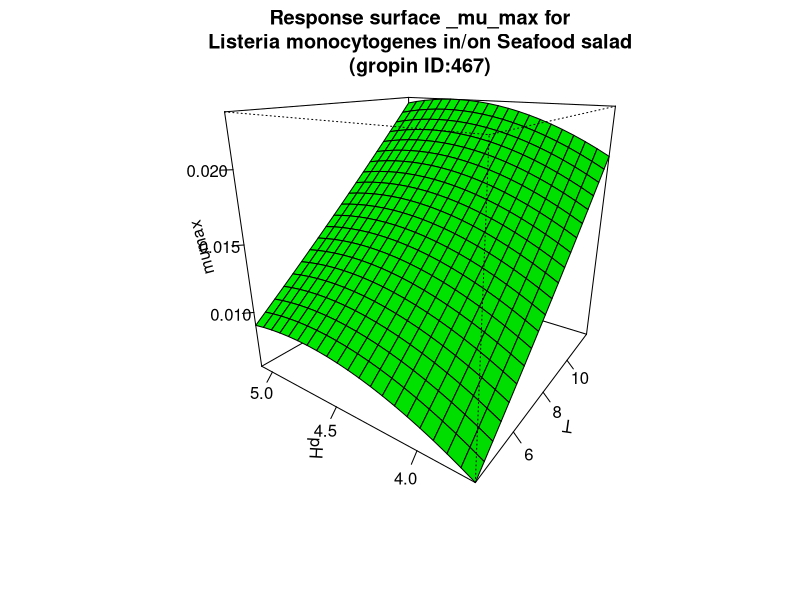

Reproduce this figure in R.
#############################
# start of Parameter script
#############################
T <- seq(4.004,11.988011988012,length.out=21)
pH <- seq(3.7037,5.0949050949051,length.out=21)
#############################
# end of Parameter script
#############################
############################# 
# start of Model script Gropin ID 467 
#############################
 
# constant coefficients for this model
 
variables <- data.frame(T,pH)
argumentsPar <- unique.data.frame(expand.grid(variables))
 
# heart of the model
response_surface <- function(T,pH) {
   mumax <-(-0.07323+0.00168*T+0.03188*pH-0.000038*T*pH+0.000017*(T^2)-0.00333*(pH^2))

	return(mumax=mumax)
} 

# output parameters
responseSurface <- cbind(argumentsPar,response_surface(argumentsPar['T'],argumentsPar['pH']))
colnames(responseSurface) <- c(colnames(argumentsPar),'mumax')
#############################
# End of Model script
#############################
############################# 
# start of Visualisation script Gropin ID 467 
#############################
titleText <-'Response surface _mu_max for
Listeria monocytogenes in/on Seafood salad
(gropin ID:467)'
persp(T,pH,matrix(unlist(responseSurface$'mumax'),nrow=21),col = 'green',xlab='T',ylab='pH',zlab='mumax',main=titleText,theta=305,phi=20,shade=0.25,ticktype = 'detailed')
#############################
# End of Visualisation script
#############################
